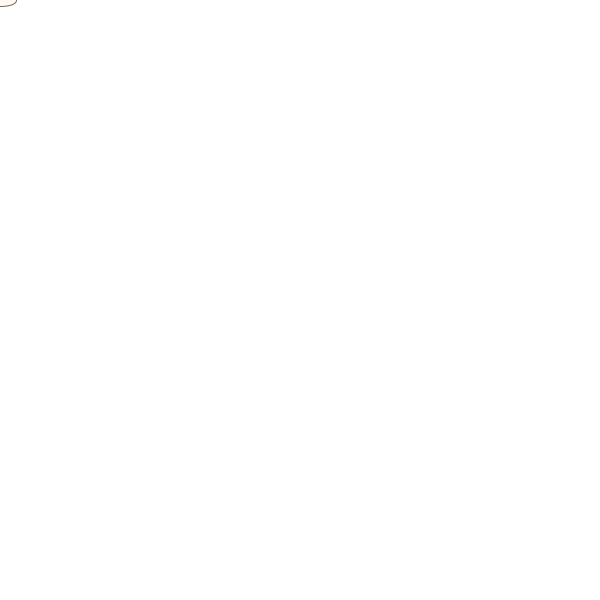
Frame 1 (no input)
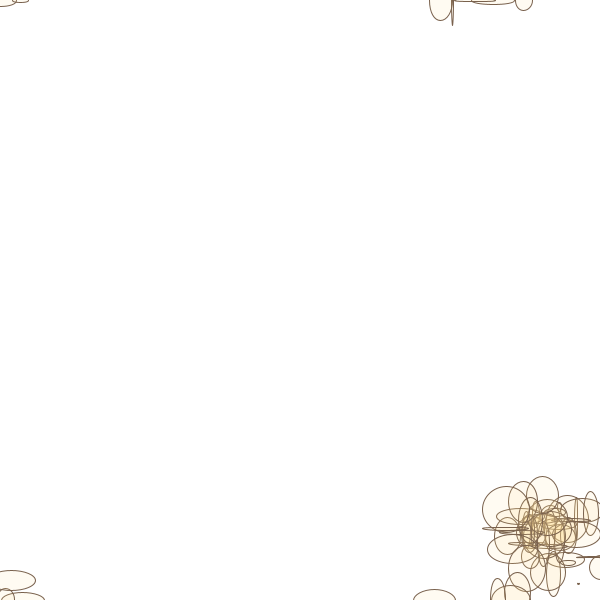
Frame 60 (the mouse pressed at the canvas centre just before this capture)
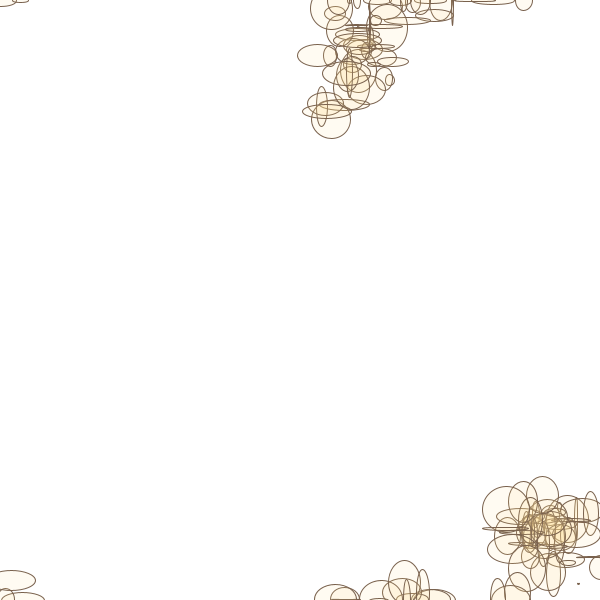
Frame 120 (the mouse held since frame 60 and released just before this capture)

The Processing sketch that drew these frames (run headless with seeded random() and noise(); from frame 60 on, the mouse is pressed at the canvas centre):

// Processing sketch: colorFunVariables
// ── colorFunVariables.pde
// declaring global variables
// this means that all my code has access to them

float x, y;

void setup() {
  size(600, 600);
  background(255);
  fill(0, 0, 255);
  rect(0, width, height/2, width);

  fill(128, 206, 30);
  frameRate(6);
 // print("X is: ");
  //println(x);
}



void draw() {
  // local variables
 // float x; 
  //float y;
  //background(0);
  fill(128, 206, 30);
  //ellipse(mouseX, mouseY, mouseX, mouseY);
  //  background(0);
  // this is an if statement
  if (keyPressed) {
    /*
    background(0);
     fill(0, 127, 0);
     ellipse(mouseX, mouseY, 20, 20);
     */
  }
  /*
  print("Mouse X is: ");
   println(mouseX);
   print("Mouse Y is: ");
   println(mouseY);
   */
  print("X is: ");
  println(x);
  print("Y is: ");
  println(y);

  fill(255);
  //line(mouseX, mouseY, width, height);

  fill(255, 217, 142, 30); // 4th parameter alpha
  stroke(121, 97, 77);
  ellipse(x, y, random(50), random(50));

  // result of operation on left; operation on right
  // " take the current value of x, add a random value (that is btwn -25 and 25)
  // and add it to our current value. make that value the new current value"
  x = x + random(-25, 25);
  y = y + random(-25, 25);

  if (x<0) x = width;
  if (y<0) y = height;
  if (x > width) x = 0;
  if (y > height) y=0;
}


//listener function
// when ever a key is pressed, 
// execute what is within the curly brackets
void keyPressed() {
  background(0);
}
